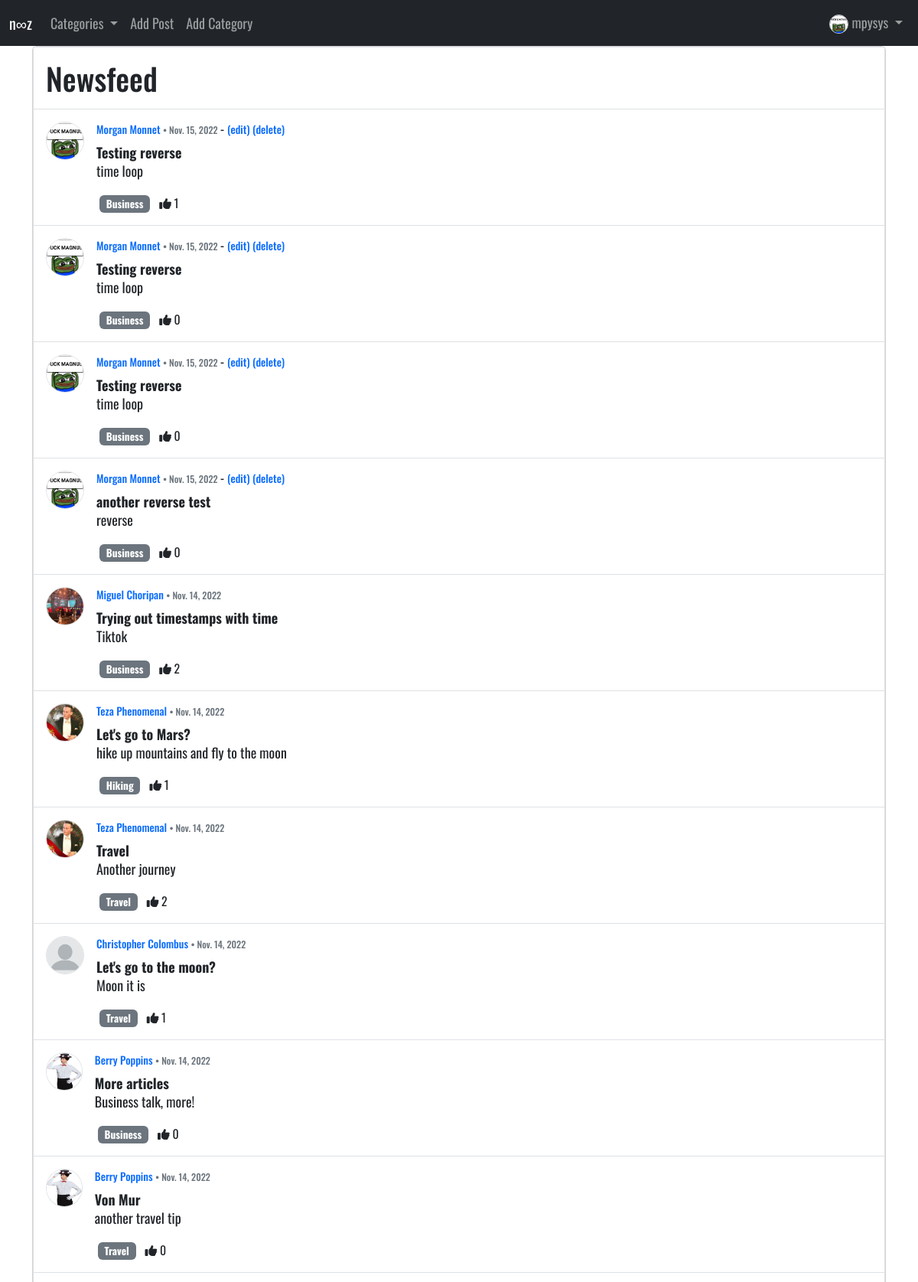
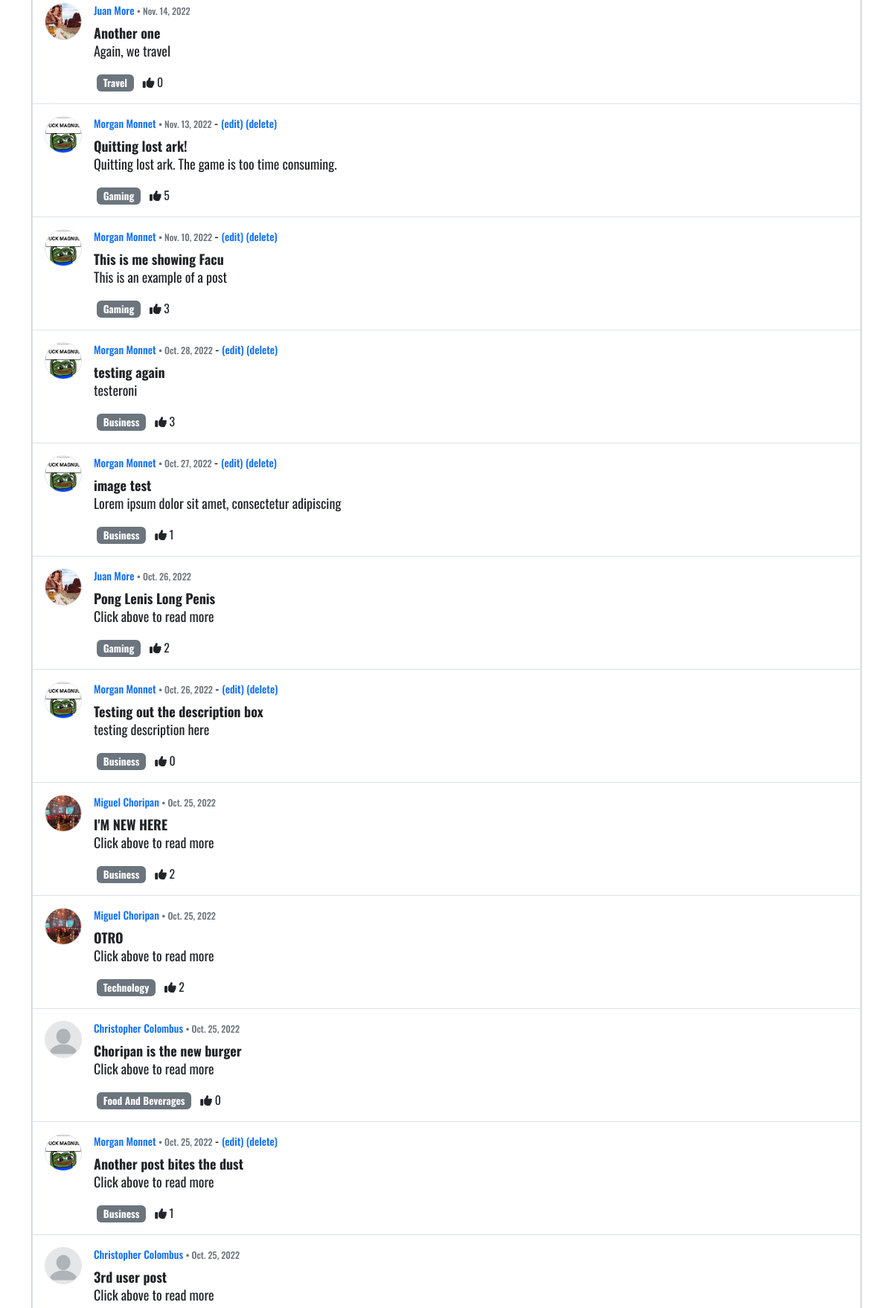
The app's page / (signed in, upper part) with its own data (2 pictures, top to bottom).
### nooz2/models.py (models this page shows, shortened)
class Profile(models.Model):
    user = models.OneToOneField(User, null=True, on_delete=models.CASCADE)
    bio = models.TextField()
    profile_pic = models.ImageField(null=True, blank=True, upload_to="images/profile")
    site_url = models.CharField(max_length=255, null=True, blank=True)
    facebook_url = models.CharField(max_length=255, null=True, blank=True)
    instagram_url = models.CharField(max_length=255, null=True, blank=True)

class Post(models.Model):
    title = models.CharField(max_length=255)
    title_tag = models.CharField(max_length=255)
    header_image = models.ImageField(null=True, blank=True, upload_to="images/")
    description = models.CharField(max_length=50)
    author = models.ForeignKey(User, on_delete=models.CASCADE)
    body = RichTextField(blank=True, null=True)
    timestamp = models.DateField(auto_now_add=True)
    category = models.CharField(max_length=255, default='News')
    likes = models.ManyToManyField(User, related_name='post_user')
    def total_likes(self):
        return self.likes.count()

### nooz2/views.py (the view)
# urls.py: path('', HomeView.as_view(), name="home"),
class HomeView(ListView):
    model = Post
    template_name = 'home.html'
    ordering = ['-timestamp']
    def get_context_data(self, *args, **kwargs):
        category_menu = Category.objects.all()
        context = super(HomeView, self).get_context_data(*args, **kwargs)
        context ["category_menu"] = category_menu
        return context

### nooz2/models.py (called while the page is built)
    def __str__(self):
        return self.name

### templates/home.html (shortened to what this page needs)
{% extends 'base.html' %}
{% load static %}
{% block content %}
{% if user.is_authenticated %}
<div class="container">
  <div class="card d-flex justify-content-center">
      <div class="border border-left border-right px-0">
        <div class="p-3 border-bottom">
          <h1 class="d-flex align-items-center mb-0">
            Newsfeed
          </h1>
        </div>
        <div>
          {% for post in object_list %}
          <div>
            <div class="d-flex p-3 border-bottom">
              {% if post.author.profile.profile_pic %}
              <img src="{{ post.author.profile.profile_pic.url }}" class="rounded-circle border"
                height="50" width="50" alt="Avatar" loading="lazy" />
              {% else %}
              <img src="{% static 'images/generic_pic.png' %}" class="rounded-circle border"
              height="50" width="50" alt="Avatar" loading="lazy" />
              {% endif %}
              {% if post.author.profile %}
              <div class="d-flex w-100 ps-3">
                <div>
                  <h6 class="text-body">
                      <small><a href="{% url 'show_profile_page' post.author.profile.id %}">{{ post.author.first_name }} {{ post.author.last_name }}</a>
                      <span class="small text-muted font-weight-normal"> • </span>
                      <span class="small text-muted font-weight-normal">{{ post.timestamp }}</span>
                      </small>
                      {% if user.is_authenticated %}
                      {% if user.id == post.author.id %}
                          - <small >
                              <a href="{% url 'edit_post' post.pk %}">(edit)</a>
                              <a href="{% url 'delete_post' post.pk %}">(delete)</a>
                          </small>
                      {% endif %}
                      {% endif %}
                  </h6>
                  <div><strong><a href="{% url 'post-detail' post.pk %}" class="link-dark">{{ post.title}}</a></strong></div>
                  <p style="line-height: 1.2;">
                      {{ post.description }}
                  </p>
                  <ul class="list-unstyled d-flex float-start mb-0 pe-xl-5">
                    <li><a href="{% url 'category' post.category|slugify|title %}" class="badge bg-secondary mx-1" style="text-decoration: none">{{ post.category }}</a></li>
                    <li><span class="small ps-2 float-right"><i class="fa-solid fa-thumbs-up"></i> {{ post.total_likes }}</span></li>
                  </ul>
                </div>
                {% endif %}
              </div>
            </div>
          </div>
          {% endfor %}
        </div>
      </div>
  </div>
</div>
{% endif %}
{% endblock %}

### templates/navbar.html (shortened to what this page needs)
{% load static %}
<nav class="navbar navbar-expand-lg navbar-dark bg-dark">
  <div class="container-fluid">
    <a class="navbar-brand" href="{% url 'home' %}">n∞z</a>
    <div class="collapse navbar-collapse" id="navbarNavDropdown">
      <ul class="navbar-nav">
        {% if category_menu %}
        <li class="nav-item dropdown">
          <a class="nav-link dropdown-toggle" href="#" role="button" data-bs-toggle="dropdown" aria-expanded="false">
            Categories
          </a>
        </li>
        {% endif %}
        {% if user.is_authenticated %}
          {% if user.profile.id %}
          <li class="nav-item">
            <a class="nav-link" href="{% url 'new_post' %}">Add Post</a>
          </li>
          <li class="nav-item">
            <a class="nav-link" href="{% url 'add_category' %}">Add Category</a>
          </li>
          {% else %}
          <a class="nav-link dropdown-item" href="{% url 'create_profile_page' %}">Create Profile to Post</a>
          {% endif %}
      {% endif %}
      </ul>
    </div>
{% if user.is_authenticated %}
      <ul class="navbar-nav ml-auto">
        <li class="nav-item dropdown">
          <a class="nav-link dropdown-toggle" href="#" role="button" data-bs-toggle="dropdown" aria-expanded="false">
          {% if user.profile.profile_pic %}
            <img src="{{ user.profile.profile_pic.url }}" class="rounded-circle border"
            height="25" width= "25" alt="Avatar" loading="lazy" />
          {% else %}
            <img src="{% static 'images/generic_pic.png' %}" class="rounded-circle border"
            height="25" with="25" alt="Avatar" loading="lazy" />
          {% endif %}
            {{ user.username}}
          </a>
        </li>
      </ul>
{% endif %}
  </div>
</nav>

### static/css/style.css (style rules this page uses)
* { margin: 0; padding: 0; }
body { font-family: 'Oswald', sans-serif; background-color: #fff; }
a { text-decoration: none; }
@media screen and (min-width: 1200px) { body { font-size: large; } }

### records on screen
Post: author.profile.profile_pic (picture), author.first_name "Morgan", author.last_name "Monnet", timestamp "Nov. 15, 2022", shows "(edit)", title "Testing reverse", description "time loop", category "Business", total_likes "1"
Post: author.profile.profile_pic (picture), author.first_name "Morgan", author.last_name "Monnet", timestamp "Nov. 15, 2022", shows "(edit)", title "Testing reverse", description "time loop", category "Business", total_likes "0"
Post: author.profile.profile_pic (picture), author.first_name "Morgan", author.last_name "Monnet", timestamp "Nov. 15, 2022", shows "(edit)", title "Testing reverse", description "time loop", category "Business", total_likes "0"
Post: author.profile.profile_pic (picture), author.first_name "Morgan", author.last_name "Monnet", timestamp "Nov. 15, 2022", shows "(edit)", title "another reverse test", description "reverse", category "Business", total_likes "0"
Post: author.profile.profile_pic (picture), author.first_name "Miguel", author.last_name "Choripan", timestamp "Nov. 14, 2022", title "Trying out timestamps with time", description "Tiktok", category "Business", total_likes "2"
Post: author.profile.profile_pic (picture), author.first_name "Teza", author.last_name "Phenomenal", timestamp "Nov. 14, 2022", title "Let's go to Mars?", description "hike up mountains and fly to the moon", category "Hiking", total_likes "1"
Post: author.profile.profile_pic (picture), author.first_name "Teza", author.last_name "Phenomenal", timestamp "Nov. 14, 2022", title "Travel", description "Another journey", category "Travel", total_likes "2"
Post: author.first_name "Christopher", author.last_name "Colombus", timestamp "Nov. 14, 2022", title "Let's go to the moon?", description "Moon it is", category "Travel", total_likes "1"
Post: author.profile.profile_pic (picture), author.first_name "Berry", author.last_name "Poppins", timestamp "Nov. 14, 2022", title "More articles", description "Business talk, more!", category "Business", total_likes "0"
Post: author.profile.profile_pic (picture), author.first_name "Berry", author.last_name "Poppins", timestamp "Nov. 14, 2022", title "Von Mur", description "another travel tip", category "Travel", total_likes "0"
Post: author.profile.profile_pic (picture), author.first_name "Juan", author.last_name "More", timestamp "Nov. 14, 2022", title "Another one", description "Again, we travel", category "Travel", total_likes "0"
Post: author.profile.profile_pic (picture), author.first_name "Morgan", author.last_name "Monnet", timestamp "Nov. 13, 2022", shows "(edit)", title "Quitting lost ark!", description "Quitting lost ark. The game is too time consuming.", category "Gaming", total_likes "5"
Post: author.profile.profile_pic (picture), author.first_name "Morgan", author.last_name "Monnet", timestamp "Nov. 10, 2022", shows "(edit)", title "This is me showing Facu", description "This is an example of a post", category "Gaming", total_likes "3"
Post: author.profile.profile_pic (picture), author.first_name "Morgan", author.last_name "Monnet", timestamp "Oct. 28, 2022", shows "(edit)", title "testing again", description "testeroni", category "Business", total_likes "3"
Post: author.profile.profile_pic (picture), author.first_name "Morgan", author.last_name "Monnet", timestamp "Oct. 27, 2022", shows "(edit)", title "image test", description "Lorem ipsum dolor sit amet, consectetur adipiscing", category "Business", total_likes "1"
Post: author.profile.profile_pic (picture), author.first_name "Juan", author.last_name "More", timestamp "Oct. 26, 2022", title "Pong Lenis Long Penis", description "Click above to read more", category "Gaming", total_likes "2"
Post: author.profile.profile_pic (picture), author.first_name "Morgan", author.last_name "Monnet", timestamp "Oct. 26, 2022", shows "(edit)", title "Testing out the description box", description "testing description here", category "Business", total_likes "0"
Post: author.profile.profile_pic (picture), author.first_name "Miguel", author.last_name "Choripan", timestamp "Oct. 25, 2022", title "I'M NEW HERE", description "Click above to read more", category "Business", total_likes "2"
Post: author.profile.profile_pic (picture), author.first_name "Miguel", author.last_name "Choripan", timestamp "Oct. 25, 2022", title "OTRO", description "Click above to read more", category "Technology", total_likes "2"
Post: author.first_name "Christopher", author.last_name "Colombus", timestamp "Oct. 25, 2022", title "Choripan is the new burger", description "Click above to read more", category "Food And Beverages", total_likes "0"
Post: author.profile.profile_pic (picture), author.first_name "Morgan", author.last_name "Monnet", timestamp "Oct. 25, 2022", shows "(edit)", title "Another post bites the dust", description "Click above to read more", category "Business", total_likes "1"
Post: author.first_name "Christopher", author.last_name "Colombus", timestamp "Oct. 25, 2022", title "3rd user post", description "Click above to read more"

### other values on screen
{{ user.username }} "mpysys"
